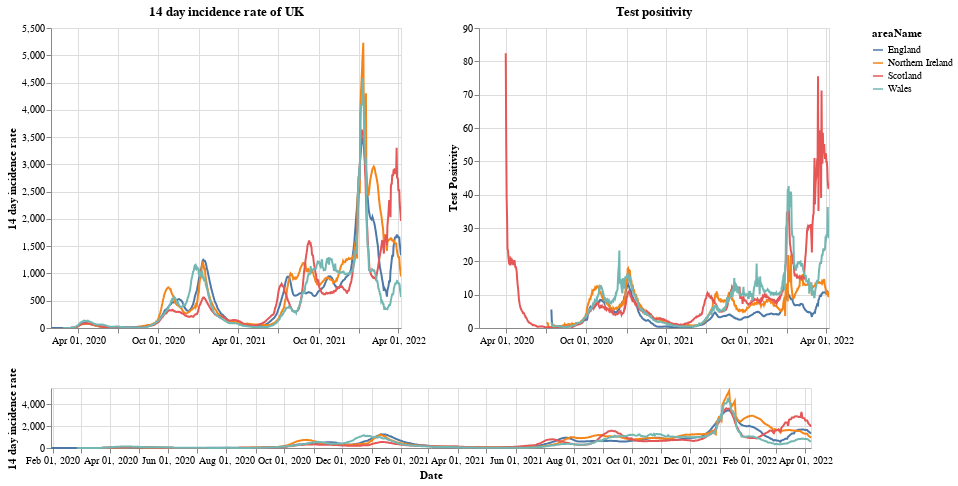

The notebook cell saved with this chart:
### Markdown cell above
# Plots

First a plot with each country in the UK. The top right shows the positivity rate for (which is the percentage of registered tests which were positive) while the top left is the 14 day incidence rate. The bottom chart can be used to select the timeframe (does not work on a mobile device).

### Code cell
#collapse
brush = alt.selection(type='interval', name='DateBrush',encodings=['x'],fields=['Time'])
leg_selection = alt.selection_multi(fields=['areaName'], bind='legend')

base = alt.Chart(uk_cases).mark_line().encode(
    x=alt.X("yearmonthdate(date):T", axis=alt.Axis(title='Date')),
    y=alt.Y("twoWeeklyCasesRate:Q", axis=alt.Axis(title='14 day incidence rate')),
    tooltip=['areaName', 'date','twoWeeklyCasesRate', 'testPositivity'],
    color='areaName',
    opacity=alt.condition(leg_selection, alt.value(2), alt.value(0.1))
).add_selection(leg_selection).properties(width=350)

upper = base.encode(alt.X('yearmonthdate(date):T', axis=alt.Axis(title=''),
                         scale=alt.Scale(domain=brush))
                   ).properties(title=f'14 day incidence rate of UK')
upper_right = upper.encode(alt.Y('testPositivity:Q', axis=alt.Axis(title='Test Positivity'))).properties(title='Test positivity')
lower = base.properties(height=60, width = 760).add_selection(brush)

(upper | upper_right) & lower

### Figure 1 — Vega-Lite specification as saved in the notebook (floating-point values rounded to 4 significant figures; data arrays with more than 128 entries replaced by an {"elided": "..."} marker saying what was removed)
{"config": {"view": {"continuousWidth": 400, "continuousHeight": 300}}, "vconcat": [{"hconcat": [{"mark": "line", "encoding": {"color": {"type": "nominal", "field": "areaName"}, "opacity": {"condition": {"value": 2, "selection": "selector001"}, "value": 0.1}, "tooltip": [{"type": "nominal", "field": "areaName"}, {"type": "temporal", "field": "date"}, {"type": "quantitative", "field": "twoWeeklyCasesRate"}, {"type": "quantitative", "field": "testPositivity"}], "x": {"type": "temporal", "axis": {"title": ""}, "field": "date", "scale": {"domain": {"selection": "DateBrush"}}, "timeUnit": "yearmonthdate"}, "y": {"type": "quantitative", "axis": {"title": "14 day incidence rate"}, "field": "twoWeeklyCasesRate"}}, "selection": {"selector001": {"type": "multi", "fields": ["areaName"], "bind": "legend"}}, "title": "14 day incidence rate of UK", "width": 350}, {"mark": "line", "encoding": {"color": {"type": "nominal", "field": "areaName"}, "opacity": {"condition": {"value": 2, "selection": "selector001"}, "value": 0.1}, "tooltip": [{"type": "nominal", "field": "areaName"}, {"type": "temporal", "field": "date"}, {"type": "quantitative", "field": "twoWeeklyCasesRate"}, {"type": "quantitative", "field": "testPositivity"}], "x": {"type": "temporal", "axis": {"title": ""}, "field": "date", "scale": {"domain": {"selection": "DateBrush"}}, "timeUnit": "yearmonthdate"}, "y": {"type": "quantitative", "axis": {"title": "Test Positivity"}, "field": "testPositivity"}}, "selection": {"selector001": {"type": "multi", "fields": ["areaName"], "bind": "legend"}}, "title": "Test positivity", "width": 350}]}, {"mark": "line", "encoding": {"color": {"type": "nominal", "field": "areaName"}, "opacity": {"condition": {"value": 2, "selection": "selector001"}, "value": 0.1}, "tooltip": [{"type": "nominal", "field": "areaName"}, {"type": "temporal", "field": "date"}, {"type": "quantitative", "field": "twoWeeklyCasesRate"}, {"type": "quantitative", "field": "testPositivity"}], "x": {"type": "temporal", "axis": {"title": "Date"}, "field": "date", "timeUnit": "yearmonthdate"}, "y": {"type": "quantitative", "axis": {"title": "14 day incidence rate"}, "field": "twoWeeklyCasesRate"}}, "height": 60, "selection": {"selector001": {"type": "multi", "fields": ["areaName"], "bind": "legend"}, "DateBrush": {"type": "interval", "encodings": ["x"], "fields": ["Time"]}}, "width": 760}], "data": {"name": "data-0dd3334f3d04978030e5a045310c8ca9"}, "$schema": "https://vega.github.io/schema/vega-lite/v4.8.1.json", "datasets": {"data-0dd3334f3d04978030e5a045310c8ca9": {"elided": "3112 records"}}}
